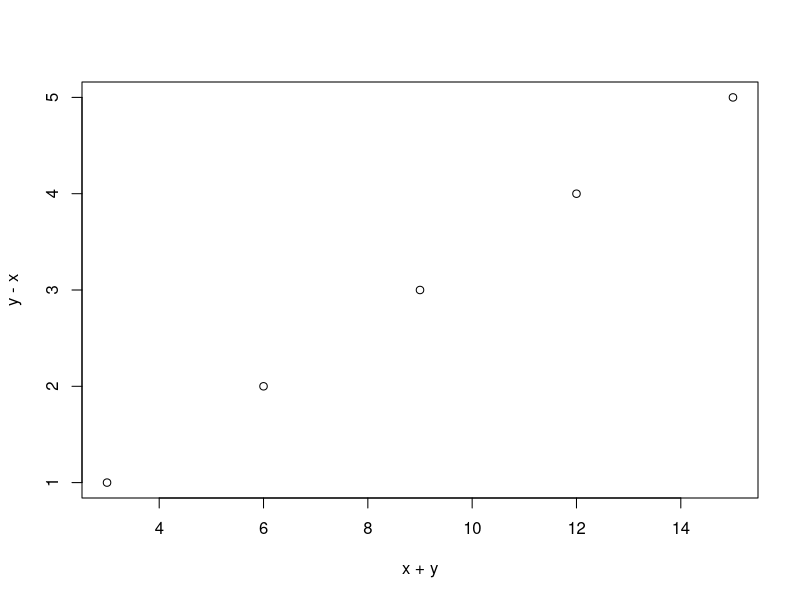
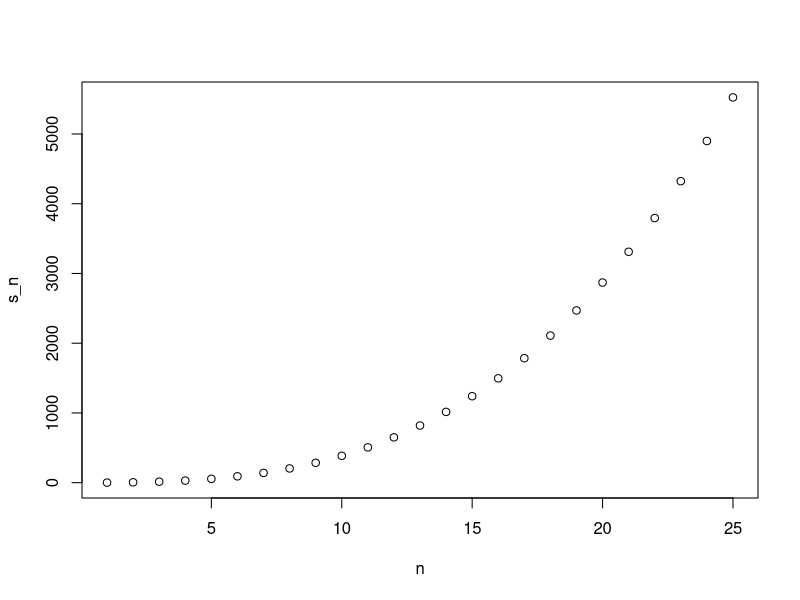

Reproduce these figures in R, in order.
# Chapter 4 Exercises

# Question 1
x <- c(1,2,-3,4)

if(all(x>0)){
  print("All positives")
} else{
  print("Not all positives")
}

# Question 2
x <- c(TRUE,FALSE)
all(!x)

# Question 3
library(dslabs)
data(murders)
new_names <- ifelse(nchar(murders$state)>8, murders$abb, murders$state)
print(new_names)

# Question 4
sum_n <- function(n){
  sum(1:n)
}
sum_n(5000)

# Question 5
altman_plot = function(x,y){
  plot(x+y, y-x)
}
x <- c(1,2,3,4,5)
y <- c(2,4,6,8,10)
altman_plot(x,y)

# Question 6
x <- 3
my_func <- function(y){
  x <- 5
  y+5
}
print(x)

# Question 7
compute_s_n <- function(n){
  x <- 1:n
  sum(x^2)
}
compute_s_n(10)

# Question 8
compute_s_n <- function(n){
  x <- 1:n
  sum(x^2)
}
s_n <- vector("numeric", 25)
for (i in 1:25) {
  s_n[i] <- compute_s_n(i)
}
print(s_n)

# Question 9
compute_s_n <- function(n){
  x <- 1:n
  sum(x^2)
}
s_n <- sapply(1:25, compute_s_n)
print(s_n)

# Question 10
library(purrr)
compute_s_n <- function(n){
  x <- 1:n
  sum(x^2)
}
s_n <- map_dbl(1:25, compute_s_n)
print(s_n)

# Question 11
compute_s_n <- function(n){
  x <- 1:n
  sum(x^2)
}
n <- 1:25
s_n <- sapply(n, compute_s_n)
plot(n,s_n)

# Question 12
compute_s_n <- function(n){
  x <- 1:n
  sum(x^2)
}
n <- 1:25
s_n <- sapply(n, compute_s_n)
identical(s_n, n*(n+1)*(2*n+1)/6)
